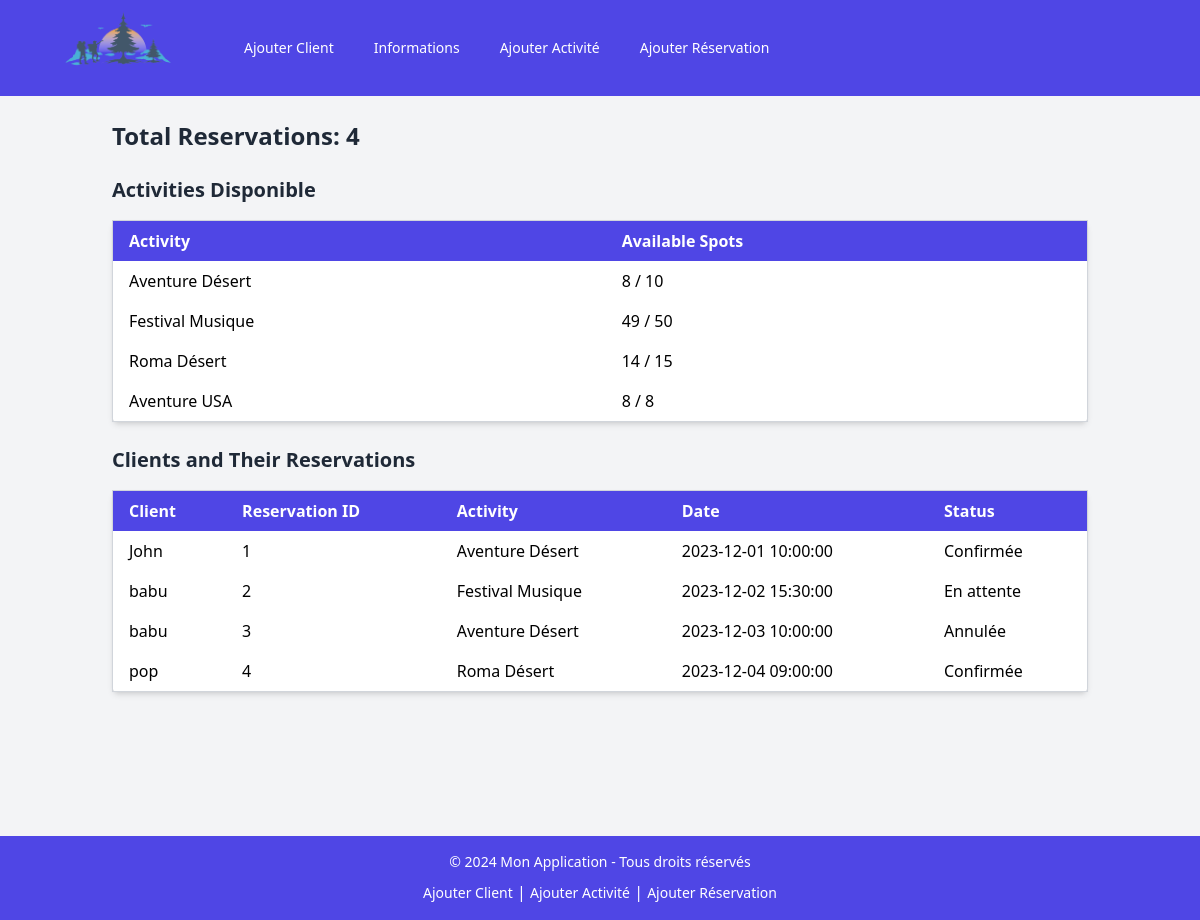
/afficheall.php, run on the app's committed database.
### tables this page shows
CREATE TABLE IF NOT EXISTS activite (
    id_activite INT(11) NOT NULL AUTO_INCREMENT,
    titre VARCHAR(150) NOT NULL,
    description VARCHAR(100),
    destination VARCHAR(200) NOT NULL,
    prix DECIMAL(10,2) NOT NULL,
    date_debut DATE NOT NULL,
    date_fin DATE NOT NULL,
    places_disponible INT(11),
    PRIMARY KEY (id_activite)
);

CREATE TABLE IF NOT EXISTS reservation (
    id_reservation INT(11) NOT NULL AUTO_INCREMENT,
    id_client INT(11) NOT NULL,
    id_activite INT(11) NOT NULL,
    date_reservation TIMESTAMP NOT NULL,
    status ENUM('En attente', 'Confirmée', 'Annulée') NOT NULL,
    PRIMARY KEY (id_reservation),
    FOREIGN KEY (id_client) REFERENCES cliente(id_client),
    FOREIGN KEY (id_activite) REFERENCES activite(id_activite)
);

CREATE TABLE IF NOT EXISTS cliente (
    id_client INT(11) NOT NULL AUTO_INCREMENT,
    nom VARCHAR(100) NOT NULL,
    prenom VARCHAR(100) NOT NULL,
    email VARCHAR(150) NOT NULL UNIQUE,
    telephone VARCHAR(15) NOT NULL,
    adresse TEXT NOT NULL,
    date_naissance DATE NOT NULL,
    PRIMARY KEY (id_client)
);

### afficheall.php (the view, shortened to what this page needs)
<?php
$host = 'localhost';
$username = 'root';
$password = '';
$dbname = 'vygs';
$mysqli = new mysqli($host, $username, $password, $dbname);
$reservations_result = $mysqli->query("SELECT r.id_reservation, r.id_client, r.id_activite, r.date_reservation, r.status,
                                       c.nom as client,
                                       a.titre as activite
                                       FROM reservation r
                                       JOIN cliente c ON r.id_client = c.id_client
                                       JOIN activite a ON r.id_activite = a.id_activite");
$reservations_count = $mysqli->query("SELECT COUNT(*) as total_reservations FROM reservation");
$total_reservations = $reservations_count->fetch_assoc()['total_reservations'];
$activities_result = $mysqli->query("SELECT a.id_activite, a.titre, a.places_disponible,
                                    (a.places_disponible - COUNT(r.id_reservation)) AS available_spots
                                    FROM activite a
                                    LEFT JOIN reservation r ON a.id_activite = r.id_activite
                                    GROUP BY a.id_activite, a.titre, a.places_disponible");
?>
<!DOCTYPE html>
<html lang="en">
<head>
    <script src="https://cdn.tailwindcss.com"></script>
</head>
<body class="bg-gray-100">
<nav class="bg-indigo-600 p-4">
    <div class="max-w-7xl mx-auto px-2 sm:px-6 lg:px-8">
        <div class="relative flex items-center justify-between h-16">
            <div class="flex-1 flex items-center justify-center sm:items-stretch sm:justify-start">
                <div class="h-36 w-36"><img src="includes/—Pngtree—tour and travel logo_5695483.png" alt="travels"></div>
                <div class="ml-10 flex items-center space-x-4">
                    <a href="index.php" class="text-white px-3 py-2 rounded-md text-sm font-medium hover:bg-indigo-700">Ajouter Client</a>
                    <a href="afficheall.php" class="text-white px-3 py-2 rounded-md text-sm font-medium hover:bg-indigo-700">Informations</a>
                    <a href="fold.php" class="text-white px-3 py-2 rounded-md text-sm font-medium hover:bg-indigo-700">Ajouter Activité</a>
                    <a href="reserv.php" class="text-white px-3 py-2 rounded-md text-sm font-medium hover:bg-indigo-700">Ajouter Réservation</a>
                </div>
            </div>
        </div>
    </div>
</nav>
<div class="container mx-auto p-6">
    <div class="mb-6">
        <h1 class="text-2xl font-bold text-gray-800">Total Reservations: <?= $total_reservations ?></h1>
    </div>
    <div class="mb-6">
        <h2 class="text-xl font-semibold text-gray-800"> Activities Disponible</h2>
        <table class="min-w-full bg-white border border-gray-300 rounded-md shadow-md mt-4">
            <thead class="bg-indigo-600 text-white">
                <tr>
                    <th class="py-2 px-4 text-left">Activity</th>
                    <th class="py-2 px-4 text-left">Available Spots</th>
                </tr>
            </thead>
            <tbody>
                <?php while ($activity = $activities_result->fetch_assoc()) { ?>
                    <tr>
                        <td class="py-2 px-4"><?= $activity['titre'] ?></td>
                        <td class="py-2 px-4"><?= $activity['available_spots'] ?> / <?= $activity['places_disponible'] ?></td>
                    </tr>
                <?php } ?>
            </tbody>
        </table>
    </div>
    <div class="mb-6">
        <h2 class="text-xl font-semibold text-gray-800">Clients and Their Reservations</h2>
        <table class="min-w-full bg-white border border-gray-300 rounded-md shadow-md mt-4">
            <thead class="bg-indigo-600 text-white">
                <tr>
                    <th class="py-2 px-4 text-left">Client</th>
                    <th class="py-2 px-4 text-left">Reservation ID</th>
                    <th class="py-2 px-4 text-left">Activity</th>
                    <th class="py-2 px-4 text-left">Date</th>
                    <th class="py-2 px-4 text-left">Status</th>
                </tr>
            </thead>
            <tbody>
                <?php while ($reservation = $reservations_result->fetch_assoc()) { ?>
                    <tr>
                        <td class="py-2 px-4"><?= $reservation['client'] ?></td>
                        <td class="py-2 px-4"><?= $reservation['id_reservation'] ?></td>
                        <td class="py-2 px-4"><?= $reservation['activite'] ?></td>
                        <td class="py-2 px-4"><?= $reservation['date_reservation'] ?></td>
                        <td class="py-2 px-4"><?= $reservation['status'] ?></td>
                    </tr>
                <?php } ?>
            </tbody>
        </table>
    </div>
</div>
<footer class="bg-indigo-600 text-white text-center py-4 mt-24">
    <p class="text-sm">© 2024 Mon Application - Tous droits réservés</p>
    <div class="mt-2">
        <a href="index.php" class="text-white hover:underline text-sm">Ajouter Client</a> |
        <a href="fold.php" class="text-white hover:underline text-sm">Ajouter Activité</a> |
        <a href="reserv.php" class="text-white hover:underline text-sm">Ajouter Réservation</a>
    </div>
</footer>
</body>
</html>

### data on the page
activite: titre "Aventure Désert", available_spots "8", places_disponible "10"
activite: titre "Festival Musique", available_spots "49", places_disponible "50"
activite: titre "Roma Désert", available_spots "14", places_disponible "15"
activite: titre "Aventure USA", available_spots "8", places_disponible "8"
reservation: id_client.nom "John", id_reservation "1", id_activite.titre "Aventure Désert", date_reservation "2023-12-01 10:00:00", status "Confirmée"
reservation: id_client.nom "babu", id_reservation "2", id_activite.titre "Festival Musique", date_reservation "2023-12-02 15:30:00", status "En attente"
reservation: id_client.nom "babu", id_reservation "3", id_activite.titre "Aventure Désert", date_reservation "2023-12-03 10:00:00", status "Annulée"
reservation: id_client.nom "pop", id_reservation "4", id_activite.titre "Roma Désert", date_reservation "2023-12-04 09:00:00", status "Confirmée"

### other printed values
$total_reservations "4"
